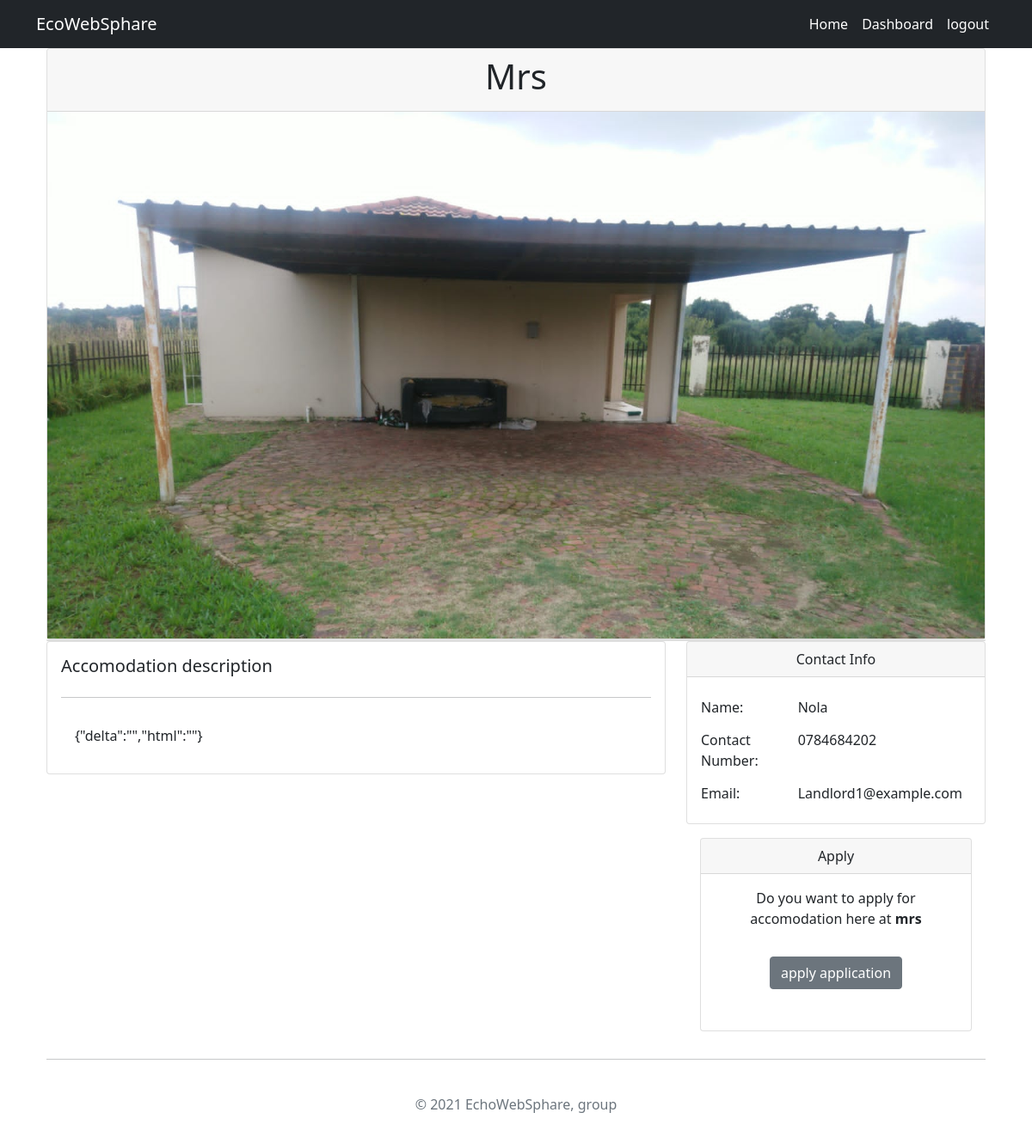
The app's page /accomodation/4/ (signed in), older data.
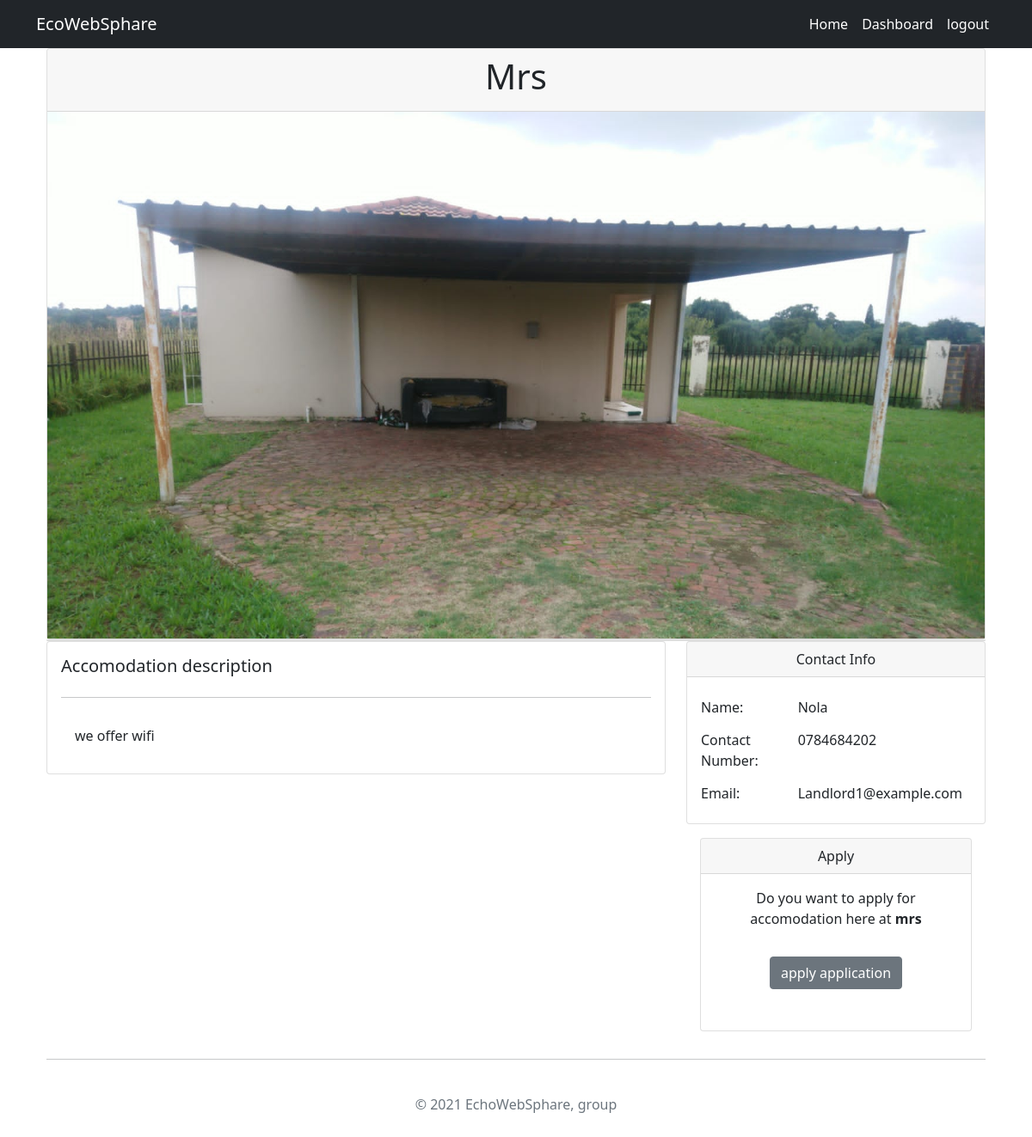
The same page, newer data.
### accomodations/models.py (models this page shows, shortened)
class Accomodation(models.Model):
    owner = models.ForeignKey(settings.AUTH_USER_MODEL,on_delete=models.CASCADE, related_name="owner")
    title = models.CharField(max_length=255, unique=True)
    address = models.OneToOneField(Address, on_delete=models.CASCADE)
    likes = models.ManyToManyField(settings.AUTH_USER_MODEL, blank=True, related_name='accomodation_likes')
    image_1 = models.ImageField(upload_to='images')
    image_2 = models.ImageField(upload_to='images', null=True, blank=True)
    image_3 = models.ImageField(upload_to='images', null=True, blank=True)
    image_4 = models.ImageField(upload_to='images', null=True, blank=True)
    image_5 = models.ImageField(upload_to='images', null=True, blank=True)
    description = models.TextField()
    applied = models.ManyToManyField(settings.AUTH_USER_MODEL,default=None, blank=True, related_name="applied")
    date_added = models.DateTimeField(auto_now_add=True)

### accounts/models.py (models this page shows, shortened)
class User(AbstractBaseUser):
    username = models.CharField(max_length=150)
    email = models.EmailField(verbose_name='email address',max_length=255,unique=True,)
    is_admin = models.BooleanField(default=False)
    is_active = models.BooleanField(default=True)
    date_joined = models.DateTimeField(auto_now_add=True)
    objects = MyUserManager()
    USERNAME_FIELD = 'email'
    REQUIRED_FIELDS = ['username']

class Profile(models.Model):
    class USER_TYPES(models.TextChoices):
        STUDENT = "STUDENT", "STUDENT"
        LANDLORD = "LANDLORD", "LANDLORD"
    class GENDER_TYPES(models.TextChoices):
        MALE = 'MALE', ('MALE')
        FEMALE = 'FEMALE',('FEMALE')
    user = models.OneToOneField(settings.AUTH_USER_MODEL, on_delete=models.CASCADE, related_name="profile")
    first_name = models.CharField(max_length=100,blank=True, null=True)
    last_name = models.CharField(max_length=100,blank=True, null=True)
    user_type  = models.CharField(max_length=8,choices=USER_TYPES.choices,default=USER_TYPES.STUDENT)
    gender  = models.CharField(max_length=6,choices=GENDER_TYPES.choices,default=GENDER_TYPES.MALE)
    ID_number = models.CharField("ID number",max_length=13,blank=True, null=True)
    phone_number = models.CharField("Contact Number: ", max_length=10,blank=True, null=True)
    date_of_birth = models.DateField('Date of Birth: ', blank=True, null=True)
    def is_student(self):
        return (self.user_type == 'STUDENT')
    def is_landlord(self):
        return (self.user_type == 'LANDLORD')
    class  Meta:
        verbose_name = 'Profile'
        verbose_name_plural  =  "Profiles"
        ordering = ("last_name", "first_name")

### accomodations/views.py (the view)
# urls.py: path('accomodation/<int:pk>/', AccomodationDetail.as_view(), name='accomodation-detail'),
class AccomodationDetail(DetailView):
    model = Accomodation
    template_name = 'accommodation-detail.html'

### templates/accommodation-detail.html (shortened to what this page needs)
{% extends 'base.html' %}
{% block content %}
<div class="container">
    <div class="card h-50">
        <div class="card-header">
            <div class="col-12 text-center text-capitalize">
                <h1>
                    {{accomodation.title}}
                </h1>
            </div>
        </div>
        <img class="h-50" style="image-resolution: 100%;" src="{{ accomodation.image_1.url}}" class="card-img" alt="...">
    </div>
   <div class="card">
   </div>
   <div class="row">
       <div class="col-sm-12 col-md-12 col-lg-8">
       <div class="card p-3 mb-5">
           <h5>
               Accomodation description
           </h5>
           <hr>
           <div class="card-body">
            {{ accomodation.description | safe }}
           </div>
       </div>
       </div>
       <div class="col-sm-12 col-md-12 col-lg-4">
           <div class="card mb-3 ">
               <div class="card-header text-center">
                   Contact Info
               </div>
               <div class="card-body">
                   <div class="row">
                       <div class="col-12">
                        <div class="block flex justify-content-between">
                            <div>
                                <form>
                                    <div class="form-group row">
                                        <label for="name-title" class="col-sm-4 col-form-label">Name: </label>
                                        <label for="name" class="col-form-label col-sm-8">
                                            {{accomodation.owner.profile.first_name}}
                                        </label>
                                        <label for="name-title" class="col-sm-4 col-form-label">Contact Number: </label>
                                        <label for="name" class="col-form-label col-sm-8">
                                            {{accomodation.owner.profile.phone_number}}
                                        </label>
                                        <label for="name-title" class="col-sm-4 col-form-label">Email: </label>
                                        <label for="name" class="col-form-label col-sm-8">
                                            {{accomodation.owner.email}}
                                        </label>
                                      </div>
                                </form>
                            </div>
                          </div>
                       </div>
                   </div>
               </div>
           </div>
           {% if request.user.profile.is_student %}
        <div class="card  text-center m-3">
            <div class="card-header">
                Apply
            </div>
            <div class="card-body  text-center">
                <p>
                    Do you want to apply for accomodation here at <strong>{{accomodation.title}}</strong>
                </p>
                <div class="">
                    <p>
                            <a class="btn btn-secondary m-3" href="{% url 'dashboard' %}">apply application</a>
                    </p>
                </div>
            </div>
        </div>
        {% endif %}
       </div>
   </div>
    <hr>
</div>
    {% endblock content %}

Row changes from the older to the newer data that the page shows:
changed Accomodation "Mrs": description "{\"delta\":\"\",\"html\":\"\"}" → "we offer wifi"
